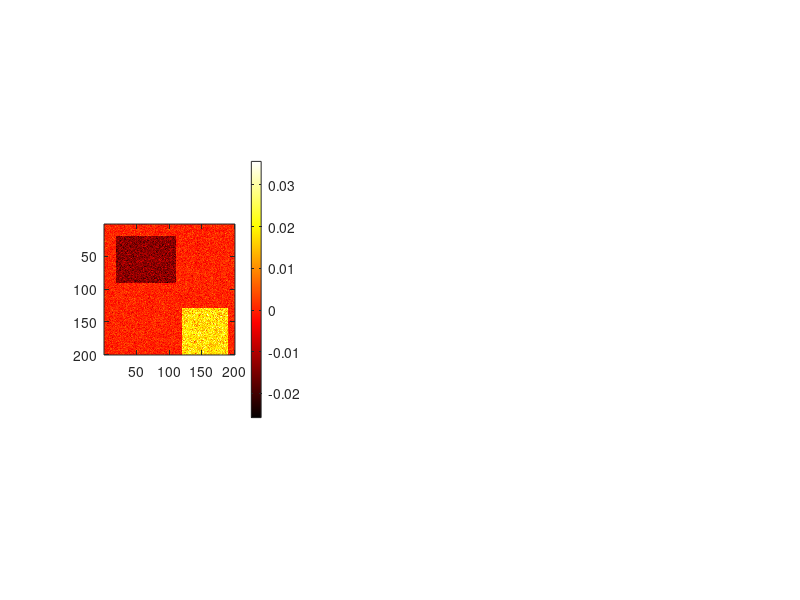

Reproduce this figure in MATLAB. (Note: this script raises an error after producing the figure.)
%% AquaGuard: Sentinel-2 Pollution Index Maps
% Visualises MCI (Maximum Chlorophyll Index) and VNRI (VIS-NIR Reflectance
% Index) computed from a synthetic 200×200 Sentinel-2 scene containing:
%   - An oil slick region (high VNRI ≈ 0.30)
%   - An algal bloom region (high MCI ≈ 0.018)

clear; clc; close all;
rng(42);

N = 200;   % grid size

%% ─── Synthetic Sentinel-2 bands ───────────────────────────
% Background: clean sea water
B03 = 0.030 + 0.003 * randn(N, N);  % green  560 nm
B04 = 0.020 + 0.002 * randn(N, N);  % red    665 nm
B05 = 0.015 + 0.002 * randn(N, N);  % RE1    705 nm
B06 = 0.010 + 0.001 * randn(N, N);  % RE2    740 nm

% Oil slick: rows 20-90, cols 20-110 — high VNRI
B03(20:90, 20:110) = B03(20:90, 20:110) + 0.045 + 0.005*randn(71,91);
B06(20:90, 20:110) = B06(20:90, 20:110) + 0.030 + 0.004*randn(71,91);
B04(20:90, 20:110) = B04(20:90, 20:110) - 0.005;

% Algal bloom: rows 130-200, cols 120-190 — high MCI
B05(130:200, 120:190) = B05(130:200, 120:190) + 0.025 + 0.004*randn(71,71);
B04(130:200, 120:190) = B04(130:200, 120:190) + 0.005;
B06(130:200, 120:190) = B06(130:200, 120:190) + 0.010;

% Clip
B03 = max(0, min(1, B03));
B04 = max(0, min(1, B04));
B05 = max(0, min(1, B05));
B06 = max(0, min(1, B06));

%% ─── Index computation ─────────────────────────────────────
% MCI = r705 - r665 - (705-665)/(740-665) * (r740 - r665)
MCI = B05 - B04 - (40/75) * (B06 - B04);

% VNRI = -2 * (r560 - r665 - r740) / (r560 + r665 + r740)
num   = B03 - B04 - B06;
denom = B03 + B04 + B06;
VNRI  = -2 .* num ./ max(denom, 1e-6);

%% ─── RGB composite ─────────────────────────────────────────
R_ch = mat2gray(MCI,  [0, 0.03]);    % MCI in red channel
G_ch = mat2gray(VNRI, [0, 0.35]);   % VNRI in green channel
B_ch = mat2gray(B04,  [0, 0.08]);   % True-color blue

RGB = cat(3, R_ch, G_ch, B_ch);
RGB = max(0, min(1, RGB));

%% ─── Figure ─────────────────────────────────────────────────
fig = figure('Color', [0.04 0.08 0.16], 'Position', [50 50 1200 460]);

% Titles and axis style helper
styleAx = @(ax) set(ax, 'Color', [0.06 0.12 0.22], ...
                    'XColor', [0.7 0.85 1], 'YColor', [0.7 0.85 1], ...
                    'FontSize', 9);

%% Panel 1 — MCI map
ax1 = subplot(1, 3, 1, 'Parent', fig);
imagesc(ax1, MCI); axis(ax1, 'image');
colormap(ax1, hot(256));
cb1 = colorbar(ax1);
cb1.Color = [0.7 0.85 1];
title(ax1, 'MCI — Chlorophyll-a Index', 'Color', [0 0.85 1], 'FontSize', 11);
xlabel(ax1, 'Column (pixel)'); ylabel(ax1, 'Row (pixel)');
styleAx(ax1);
% Bloom annotation
annotation('textbox', [0.18 0.07 0.14 0.06], 'String', 'ALGAL BLOOM', ...
           'Color', [0 1 0.6], 'BackgroundColor', [0.04 0.08 0.16 0.8], ...
           'EdgeColor', [0 1 0.6], 'FontSize', 8, 'FontWeight', 'bold');

%% Panel 2 — VNRI map
ax2 = subplot(1, 3, 2, 'Parent', fig);
imagesc(ax2, VNRI); axis(ax2, 'image');
colormap(ax2, cool(256));
cb2 = colorbar(ax2);
cb2.Color = [0.7 0.85 1];
title(ax2, 'VNRI — Hydrocarbon Index', 'Color', [0 0.85 1], 'FontSize', 11);
xlabel(ax2, 'Column (pixel)');
styleAx(ax2);
% Oil annotation
annotation('textbox', [0.44 0.72 0.10 0.06], 'String', 'OIL SLICK', ...
           'Color', [1 0.5 0.1], 'BackgroundColor', [0.04 0.08 0.16 0.8], ...
           'EdgeColor', [1 0.5 0.1], 'FontSize', 8, 'FontWeight', 'bold');

%% Panel 3 — RGB composite
ax3 = subplot(1, 3, 3, 'Parent', fig);
imshow(RGB, 'Parent', ax3);
title(ax3, 'RGB Composite (R=MCI, G=VNRI, B=Red)', 'Color', [0 0.85 1], 'FontSize', 11);
xlabel(ax3, 'Column (pixel)');
styleAx(ax3);

%% Main title
sgtitle(fig, 'AquaGuard: Sentinel-2 Pollution Index Maps', ...
        'Color', [0 0.85 1], 'FontSize', 14, 'FontWeight', 'bold');

%% Summary stats
fprintf('\n=== Index Summary ===\n');
fprintf('MCI  max: %.4f  (bloom threshold: 0.005)\n', max(MCI(:)));
fprintf('VNRI max: %.4f  (oil threshold: 0.10)\n', max(VNRI(:)));
bloom_frac = mean(MCI(:) > 0.005);
oil_frac   = mean(VNRI(:) > 0.10);
fprintf('Bloom coverage: %.1f%%\n', bloom_frac * 100);
fprintf('Oil coverage:   %.1f%%\n', oil_frac * 100);

saveas(fig, 'sentinel2_indices.png');
fprintf('Saved: sentinel2_indices.png\n');
